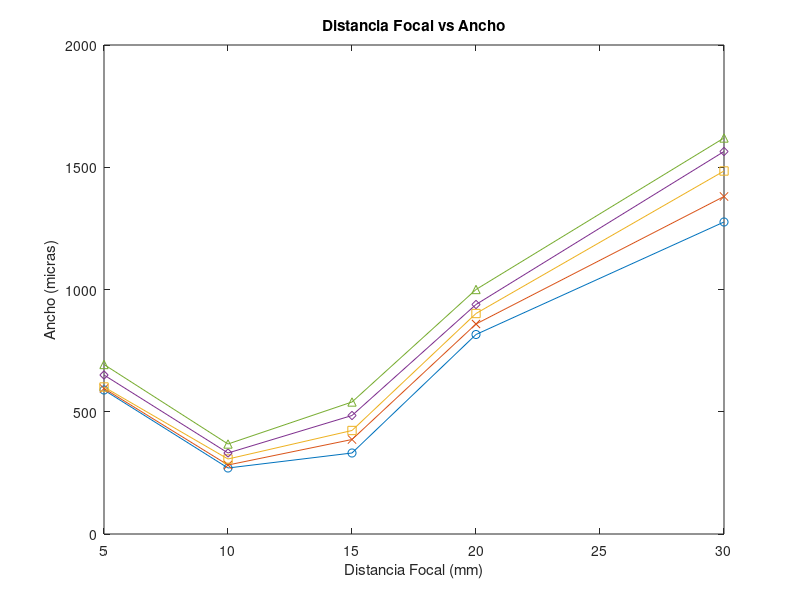

MATLAB code for this plot:
%%Grafico distancia focal vs ancho
%22.5
x = [5,10,15,20,30];
y = [588.957,269.939,331.288,815.951,1276.074];
%30
t = [5,10,15,20,30];
n = [595.092,282.209,386.503,858.896,1380.368];
%37.5
g = [5,10,15,20,30];
h = [601.227,306.748,423.313,901.840,1484.663];
%45
r = [5,10,15,20,30];
f = [650.307,331.288,484.663,938.650,1564.417];
%52.5
p = [5,10,15,20,30];
k = [693.252,368.098,539.877,1000.000,1619.632];

figure
plot(x,y,'-o')
xlabel('Distancia Focal (mm)')
ylabel('Ancho (micras)')
title('Distancia Focal vs Ancho')
hold on 
plot(t,n,'-x')
plot(g,h,'-s')
plot(r,f,'-d')
plot(p,k,'-^')